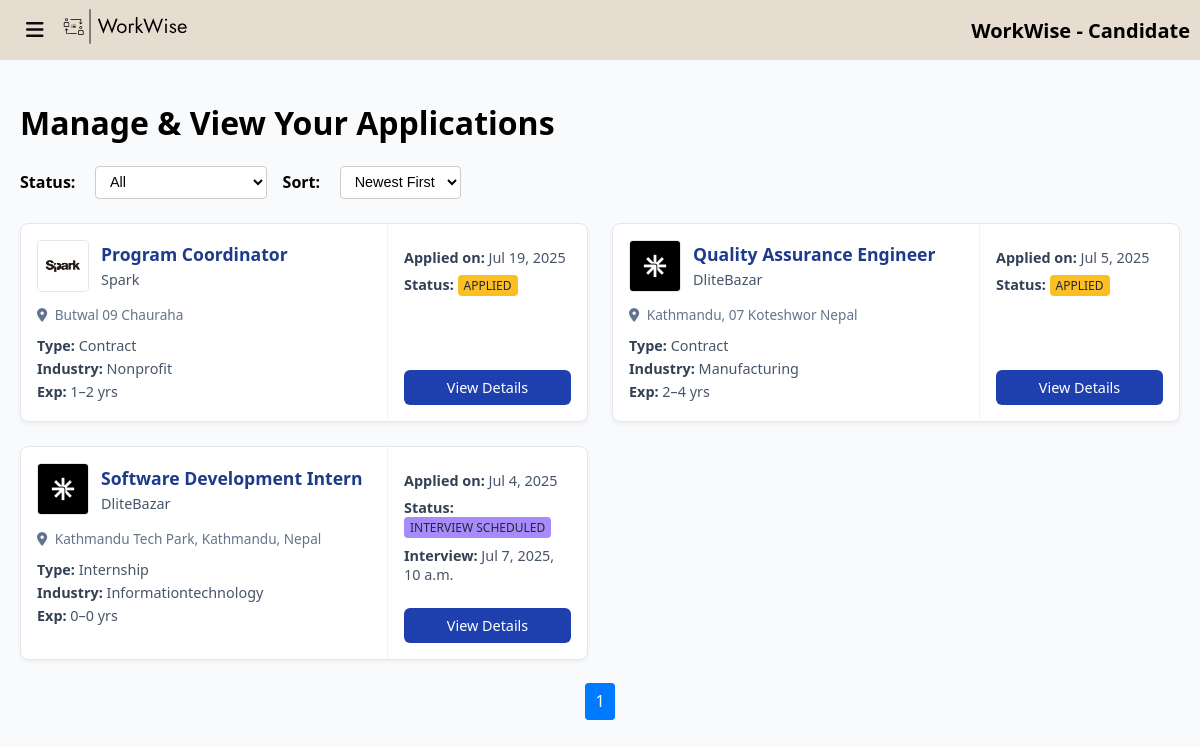
Screenshot of /candidate/applications/ (signed in) with the database file from the repository.
### candidate_profile/models.py (models this page shows)
class JobApplication(models.Model):
    STATUS_CHOICES = [
        ('applied',   'Applied'),
        ('reviewing', 'Under Review'),
        ('interview', 'Interview Scheduled'),
        ('offered',   'Offer Extended'),
        ('rejected',  'Rejected'),
    ]
    candidate    = models.ForeignKey(Candidate, on_delete=models.CASCADE, related_name='applications')
    job          = models.ForeignKey(JobPost, on_delete=models.CASCADE, related_name='applications')
    applied_at   = models.DateTimeField(default=timezone.now)
    status       = models.CharField(max_length=20, choices=STATUS_CHOICES, default='applied')
    is_approved  = models.BooleanField(default=False)
    interview_at = models.DateTimeField(null=True, blank=True)
    cover_letter = models.FileField(
        upload_to='applications/cover_letters/',
        validators=[FileExtensionValidator(['pdf','doc','docx','png','jpg','jpeg'])]
    )
    meeting_message = models.TextField(null=True, blank=True)
    meeting_link    = models.URLField(null=True, blank=True)
    class Meta:
        unique_together = ('candidate', 'job')
        ordering = ['-applied_at']

### employer_profile/models.py (models this page shows, shortened)
class JobPost(models.Model):
    job_id                = models.PositiveIntegerField(primary_key=True, editable=False)
    employer              = models.ForeignKey(Employer, on_delete=models.CASCADE, related_name='job_posts')
    contact_email         = models.EmailField()
    is_active             = models.BooleanField(default=True)
    posted_at             = models.DateTimeField(auto_now_add=True)
    admin_review          = models.BooleanField(default=True)
    application_deadline  = models.DateField()
    title                 = models.CharField(max_length=200)
    num_candidates_required = models.PositiveIntegerField(default=1)
    industry              = models.CharField(max_length=100)
    department            = models.CharField(max_length=100)
    work_type             = models.CharField(max_length=50)
    gender_requirement    = models.CharField(max_length=50)
    experience_min        = models.PositiveIntegerField()
    experience_max        = models.PositiveIntegerField()
    experience_level      = models.CharField(max_length=50)
    salary_type           = models.CharField(max_length=50)
    salary_frequency      = models.CharField(max_length=20)
    salary_min            = models.DecimalField(max_digits=12, decimal_places=2)
    salary_max            = models.DecimalField(max_digits=12, decimal_places=2)
    requirements          = models.JSONField(default=list, blank=True)
    preferred_skills      = models.JSONField(default=list, blank=True)
    languages             = models.JSONField(default=list, blank=True)
    benefits              = models.JSONField(default=list, blank=True)
    location_type         = models.CharField(max_length=50)
    full_location_address = models.CharField(max_length=255)
    description           = models.TextField()
    map_location          = models.JSONField(null=True, blank=True)
    class Meta:
        ordering = ['-posted_at']
        verbose_name = 'Job Post'
        verbose_name_plural = 'Job Posts'

class CompanyProfile(models.Model):
    employer           = models.OneToOneField(
        Employer,
        on_delete=models.CASCADE,
        related_name='company_profile'
    )
    description        = models.TextField()
    company_size       = models.CharField(max_length=50)
    founded_date       = models.DateField(null=True)
    phone_number       = models.CharField(max_length=15)
    website            = models.URLField(blank=True)
    address            = models.CharField(max_length=255)
    facebook           = models.URLField(blank=True)
    linkedin           = models.URLField(blank=True)
    logo               = models.ImageField(upload_to='company_logos/', blank=True, null=True)
    certificate        = models.FileField(upload_to='company_certificates/', blank=True, null=True)
    certificate_submitted_at = models.DateTimeField(blank=True, null=True)

### authentication/models.py (models this page shows, shortened)
class Employer(models.Model):
    employer_id         = models.PositiveIntegerField(primary_key=True)
    company_name        = models.CharField(max_length=150)
    representative_name = models.CharField(max_length=100)
    email               = models.EmailField(unique=True, max_length=254)
    password            = models.CharField(max_length=128)
    email_notify        = models.BooleanField(default=False)
    agree_terms         = models.BooleanField(default=False)
    is_active           = models.BooleanField(default=False)
    is_deleted          = models.BooleanField(default=False)
    is_verified         = models.BooleanField(default=False)
    joined_time         = models.DateTimeField(auto_now_add=True)
    ip_address          = models.GenericIPAddressField(null=True, blank=True,
                                                      protocol='both',
                                                      unpack_ipv4=False)
    location            = models.JSONField(null=True, blank=True)
    class Meta:
        ordering = ['-joined_time']
        verbose_name = 'Employer'
        verbose_name_plural = 'Employers'

### candidate_profile/views.py (the view)
# urls.py: path('applications/', views.applied_jobs, name='applied_jobs'),
def applied_jobs(request):
    cid = request.session.get('candidate_id')
    if not cid:
        return redirect(f"{reverse('authentication:login')}?next={request.path}")
    candidate = get_object_or_404(Candidate, candidate_id=cid)
    status_filter = request.GET.get('status', 'all')
    sort_order    = request.GET.get('sort',   'newest')
    status_choices = [('all', 'All')] + list(JobApplication.STATUS_CHOICES)
    qs = JobApplication.objects.filter(candidate=candidate) \
           .select_related('job__employer__company_profile')
    if status_filter != 'all':
        qs = qs.filter(status=status_filter)
    if sort_order == 'oldest':
        qs = qs.order_by('applied_at')
    else:
        qs = qs.order_by('-applied_at')
    page = Paginator(qs, 8).get_page(request.GET.get('page'))
    return render(request, 'candidate_profile/applied_jobs.html', {
        'applications':   page,
        'status_choices': status_choices,
        'current_status': status_filter,
        'current_sort':   sort_order,
    })

### candidate_profile/templates/candidate_profile/applied_jobs.html (shortened to what this page needs)
{% extends 'candidate_profile/candidate_base.html' %}
{% load static %}
{% block head %}
<link rel="stylesheet" href="{% static 'candidate_profile/css/applied_jobs.css' %}">
{% endblock head %}
{% block content %}
  <h1>Manage &amp; View Your Applications</h1>
  <form method="get" class="filter-form">
    <div class="filters">
      <label for="statusFilter">Status:</label>
      <select name="status" id="statusFilter" onchange="this.form.submit()">
        {% for value,label in status_choices %}
          <option value="{{ value }}" {% if value == current_status %}selected{% endif %}>
            {{ label }}
          </option>
        {% endfor %}
      </select>
      <label for="sortSelect">Sort:</label>
      <select name="sort" id="sortSelect" onchange="this.form.submit()">
        <option value="newest" {% if current_sort == 'newest' %}selected{% endif %}>
          Newest First
        </option>
      </select>
    </div>
  </form>
  {% if applications %}
    <div class="applied-grid">
      {% for app in applications %}
        {% with job=app.job %}
        <div class="applied-card">
          <div class="card-left">
            <div class="job-header">
              {% if job.employer.company_profile.logo %}
                <img src="{{ job.employer.company_profile.logo.url }}"
                     alt="{{ job.employer.company_name }} Logo"
                     class="company-logo">
              {% else %}
                <img src="{% static 'images/default-logo.png' %}"
                     alt="Logo" class="company-logo">
              {% endif %}
              <div class="job-info">
                <h2 class="job-title">{{ job.title }}</h2>
                <p class="company-name">{{ job.employer.company_name }}</p>
              </div>
            </div>
            <p class="job-location">
              <i class="fas fa-map-marker-alt"></i>
              {{ job.full_location_address }}
            </p>
            <div class="job-meta">
              <div><span class="label">Type:</span>
                <span class="value">{{ job.work_type|capfirst }}</span>
              </div>
              <div><span class="label">Industry:</span>
                <span class="value">{{ job.industry|cut:"_"|title }}</span>
              </div>
              <div><span class="label">Exp:</span>
                <span class="value">{{ job.experience_min }}–{{ job.experience_max }} yrs</span>
              </div>
            </div>
          </div>
          <div class="card-right">
            <div class="application-info">
              <div><span class="label">Applied on:</span>
                <span class="value">{{ app.applied_at|date:"M j, Y" }}</span>
              </div>
              <div><span class="label">Status:</span>
                <span class="badge badge-{{ app.status }}">
                  {{ app.get_status_display }}
                </span>
              </div>
              {% if app.interview_at %}
              <div><span class="label">Interview:</span>
                <span class="value">{{ app.interview_at|date:"M j, Y, P" }}</span>
              </div>
              {% endif %}
            </div>
            <div class="actions">
              <a href="{% url 'candidate:application_detail' app.id %}"
                 class="details-btn">
                View Details
              </a>
            </div>
          </div>
        </div>
        {% endwith %}
      {% endfor %}
    </div>
    <div class="pagination">
      {% for num in applications.paginator.page_range %}
        <a href="?status={{ current_status }}&sort={{ current_sort }}&page={{ num }}"
          class="{% if applications.number == num %}active{% endif %}">
          {{ num }}
        </a>
      {% endfor %}
    </div>
  {% else %}
    <p>You haven't applied to any jobs yet.</p>
  {% endif %}
{% endblock %}

### candidate_profile/static/candidate_profile/css/candidate_base.css (style rules this page uses)
body { margin: 0; padding: 0; background-color: #f8fafc; font-family: 'Segoe UI', sans-serif; }

### candidate_profile/static/candidate_profile/css/applied_jobs.css (style rules this page uses)
.applied-grid { display: grid; grid-template-columns: repeat(2, 1fr); gap: 24px; }
.applied-card { display: flex; background: #fff; border: 1px solid #e2e8f0; border-radius: 8px; overflow: hidden; box-shadow: 0 2px 4px rgba(0,0,0,0.05); }
.card-left, .card-right { padding: 16px; }
.card-left { flex: 2; border-right: 1px solid #f1f5f9; }
.card-right { flex: 1; display: flex; flex-direction: column; justify-content: space-between; }
.job-header { display: flex; align-items: center; gap: 12px; margin-bottom: 12px; }
.company-logo { width: 50px; height: 50px; object-fit: contain; border-radius: 4px; background: #fff; border: 1px solid #e2e8f0; }
.job-info .job-title { margin: 0; font-size: 1.1rem; color: #1e3a8a; }
.job-info .company-name { margin: 4px 0 0; font-size: 0.9rem; color: #475569; }
.job-location { font-size: 0.85rem; color: #64748b; margin-bottom: 12px; }
.job-location i { margin-right: 4px; }
.job-meta .label { font-weight: 600; color: #334155; }
.job-meta .value { color: #475569; }
.job-meta > div { margin: 4px 0; font-size: 0.9rem; }
.application-info .label { display: inline-block; font-weight: 600; color: #334155; }
.application-info .value { color: #475569; }
.application-info > div { margin: 8px 0; font-size: 0.9rem; }
.badge { display: inline-block; padding: 2px 6px; border-radius: 4px; font-size: 0.75rem; text-transform: uppercase; }
.badge-applied { background: #fbbf24; color: #1f2937; }
.badge-interview { background: #a78bfa; color: #1f2937; }
.details-btn { display: block; text-align: center; background: #1e40af; color: #fff; padding: 8px 0; margin-top: 16px; border-radius: 6px; text-decoration: none; font-size: 0.9rem; }
.pagination { text-align: center; margin-top: 30px; }
.filter-form { margin-bottom: 1.5rem; }
.filter-form .filters { display: flex; gap: 1rem; align-items: center; flex-wrap: wrap; }
.filter-form label { font-weight: 600; margin-right: 0.25rem; }
.filter-form select { padding: 0.4rem 0.6rem; border: 1px solid #ccc; border-radius: 4px; background: #fff; font-size: 0.9rem; cursor: pointer; }
.pagination a { margin: 0 0.25rem; padding: 0.4rem 0.6rem; border: 1px solid #ccc; border-radius: 4px; text-decoration: none; color: #333; }
.pagination a.active { background: #007bff; color: #fff; border-color: #007bff; }

### rows the page displays
JobApplication: job.employer.company_profile.logo (picture), job "Program Coordinator", job.employer.company_name "Spark", job.full_location_address "Butwal 09 Chauraha", job.work_type "Contract", job.industry "Nonprofit", job.experience_min "1", job.experience_max "2", applied_at "Jul 19, 2025", status "APPLIED"
JobApplication: job.employer.company_profile.logo (picture), job "Quality Assurance Engineer", job.employer.company_name "DliteBazar", job.full_location_address "Kathmandu, 07 Koteshwor Nepal", job.work_type "Contract", job.industry "Manufacturing", job.experience_min "2", job.experience_max "4", applied_at "Jul 5, 2025", status "APPLIED"
JobApplication: job.employer.company_profile.logo (picture), job "Software Development Intern", job.employer.company_name "DliteBazar", job.full_location_address "Kathmandu Tech Park, Kathmandu, Nepal", job.work_type "Internship", job.industry "Informationtechnology", job.experience_min "0", job.experience_max "0", applied_at "Jul 4, 2025", status "INTERVIEW SCHEDULED", interview_at "Jul 7, 2025, 10 a.m."

### other values shown
{{ num }} "1"
form field status "All"
